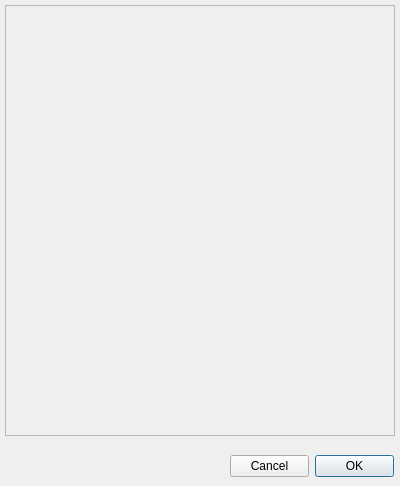
<?xml version="1.0" encoding="UTF-8"?>
<ui version="4.0">
 <class>AbstractInputsWindow</class>
 <widget class="QWidget" name="AbstractInputsWindow">
  <property name="windowModality">
   <enum>Qt::WindowModal</enum>
  </property>
  <property name="geometry">
   <rect>
    <x>0</x>
    <y>0</y>
    <width>400</width>
    <height>486</height>
   </rect>
  </property>
  <property name="sizePolicy">
   <sizepolicy hsizetype="Fixed" vsizetype="Fixed">
    <horstretch>0</horstretch>
    <verstretch>0</verstretch>
   </sizepolicy>
  </property>
  <property name="windowTitle">
   <string>Form</string>
  </property>
  <widget class="QScrollArea" name="scrollArea">
   <property name="geometry">
    <rect>
     <x>5</x>
     <y>5</y>
     <width>390</width>
     <height>431</height>
    </rect>
   </property>
   <property name="sizePolicy">
    <sizepolicy hsizetype="Expanding" vsizetype="Expanding">
     <horstretch>0</horstretch>
     <verstretch>0</verstretch>
    </sizepolicy>
   </property>
   <property name="horizontalScrollBarPolicy">
    <enum>Qt::ScrollBarAlwaysOff</enum>
   </property>
   <property name="sizeAdjustPolicy">
    <enum>QAbstractScrollArea::AdjustIgnored</enum>
   </property>
   <property name="widgetResizable">
    <bool>true</bool>
   </property>
   <widget class="QWidget" name="scrollAreaWidgetContents">
    <property name="geometry">
     <rect>
      <x>0</x>
      <y>0</y>
      <width>388</width>
      <height>429</height>
     </rect>
    </property>
   </widget>
  </widget>
  <widget class="QWidget" name="layoutWidget">
   <property name="geometry">
    <rect>
     <x>230</x>
     <y>450</y>
     <width>164</width>
     <height>32</height>
    </rect>
   </property>
   <layout class="QHBoxLayout" name="horizontalLayout">
    <item>
     <widget class="QPushButton" name="cancelButton">
      <property name="text">
       <string>Cancel</string>
      </property>
      <property name="autoExclusive">
       <bool>false</bool>
      </property>
      <property name="autoDefault">
       <bool>false</bool>
      </property>
      <property name="default">
       <bool>false</bool>
      </property>
     </widget>
    </item>
    <item>
     <widget class="QPushButton" name="okButton">
      <property name="text">
       <string>OK</string>
      </property>
      <property name="shortcut">
       <string>Return</string>
      </property>
      <property name="autoExclusive">
       <bool>false</bool>
      </property>
      <property name="autoDefault">
       <bool>false</bool>
      </property>
      <property name="default">
       <bool>true</bool>
      </property>
      <property name="flat">
       <bool>false</bool>
      </property>
     </widget>
    </item>
   </layout>
  </widget>
 </widget>
 <resources/>
 <connections/>
</ui>
